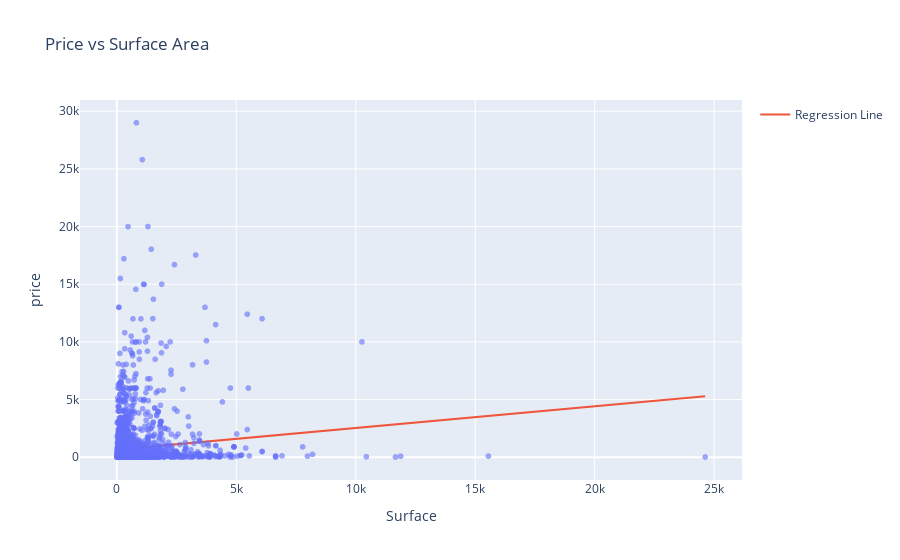

This figure's notebook cell:
### Code cell
DF_model = DF_raw_paintings[['price', 'Surface']].copy()

DF_model.replace('', np.nan, inplace=True)       
DF_model.dropna(subset=['price', 'Surface'], inplace=True)

DF_model['Surface'] = DF_model['Surface'].astype(float)

X = DF_model['Surface'].values.reshape(-1, 1)
y = DF_model['price'].values

model = LinearRegression()
model.fit(X, y)

y_pred = model.predict(X)

fig = px.scatter(
    DF_model,
    x='Surface',
    y='price',
    opacity=0.6,
    title="Price vs Surface Area"
)

fig.add_scatter(
    x=DF_model['Surface'],
    y=y_pred,
    mode='lines',
    name='Regression Line'
)

fig.show()


#need to print out slope and y intercept of my graph
print("Slope:", model.coef_[0])
print("Intercept:", model.intercept_)

### Figure 1 — Plotly figure (JSON) as saved in the notebook; plotly's stock layout.template omitted (floating-point values rounded to 4 significant figures; data arrays with more than 128 entries replaced by an {"elided": "..."} marker saying what was removed)
{"data": [{"hovertemplate": "Surface=%{x}<br>price=%{y}<extra></extra>", "legendgroup": "", "marker": {"color": "#636efa", "opacity": 0.6, "symbol": "circle"}, "mode": "markers", "name": "", "showlegend": false, "type": "scattergl", "x": {"elided": "3217 float values"}, "xaxis": "x", "y": {"elided": "3217 float values"}, "yaxis": "y"}, {"mode": "lines", "name": "Regression Line", "type": "scatter", "x": {"elided": "3217 float values"}, "y": {"elided": "3217 float values"}}], "layout": {"legend": {"tracegroupgap": 0}, "title": {"text": "Price vs Surface Area"}, "xaxis": {"anchor": "y", "domain": [0, 1], "title": {"text": "Surface"}}, "yaxis": {"anchor": "x", "domain": [0, 1], "title": {"text": "price"}}}}
